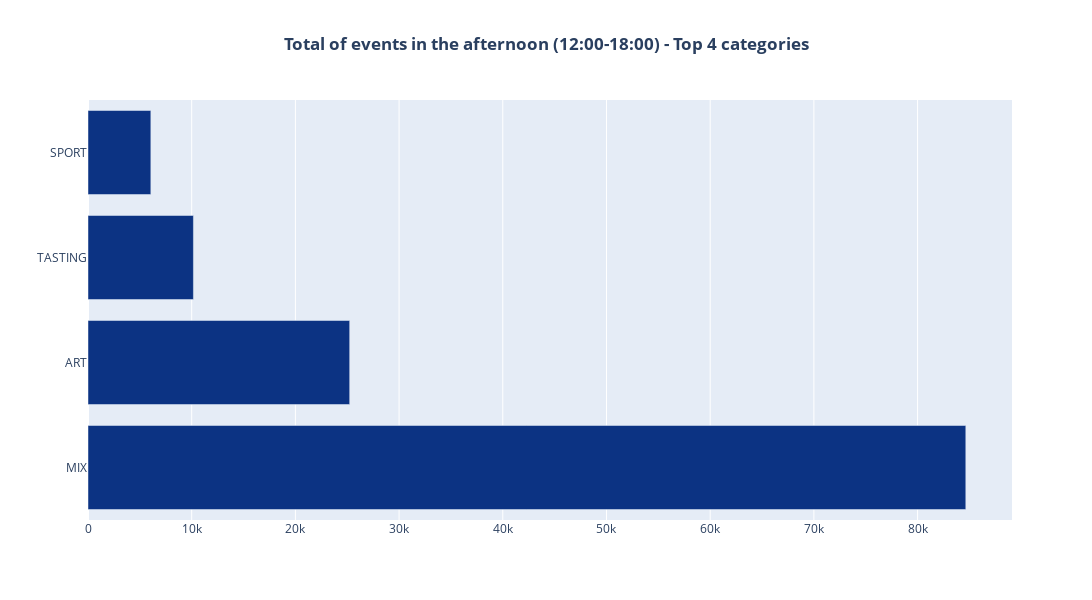

Source (notebook cell):
### Code cell
# TOTAL EVENTOS EN LA FRANJA 'AFTERNOON' (TOP 4 EVENT CATEGORY)

events_afternoon = events[events['time_slot'] == 'afternoon']                                                                   # Filtrar eventos que ocurren en la franja de tarde
event_category_counts = events_afternoon['event_category'].value_counts()                                                       # Contar la cantidad de cada 'event_category' en la franja de tarde
top_categories = event_category_counts.head(4).index                                                                            # Seleccionar las 4 categorías principales
events_afternoon_top_categories = events_afternoon[events_afternoon['event_category'].isin(top_categories)]                     # Filtrar el DataFrame para incluir solo las 4 categorías principales
event_category_counts_top = events_afternoon_top_categories['event_category'].value_counts().sort_values(ascending=False)       # Contar la cantidad de eventos por categoría en las 4 categorías principales

# Crear el gráfico de barras horizontales
fig = px.bar(event_category_counts_top, 
             x=event_category_counts_top.values, 
             y=event_category_counts_top.index, 
             orientation='h',
             title='Total of events in the afternoon (12:00-18:00) - Top 4 categories',
             labels={'x': 'Total of events', 'y': 'Event category'},
             color_discrete_sequence=px.colors.diverging.Portland)


fig.update_layout(width=1200, height=600,                                                                                       # Ajustar el tamaño de la figura
                    title_text='<b>Total of events in the afternoon (12:00-18:00) - Top 4 categories</b>', title_x=0.5,         # Centrar el título y ponerlo en negrita
                    xaxis_title='', yaxis_title='')                                                                             # Ocultar los nombres de los ejes

# Mostrar el gráfico
fig.show()

### Figure 1 — Plotly figure (JSON) as saved in the notebook; plotly's stock layout.template omitted (floating-point values rounded to 4 significant figures)
{"data": [{"alignmentgroup": "True", "hovertemplate": "Total of events=%{x}<br>index=%{y}<extra></extra>", "legendgroup": "", "marker": {"color": "rgb(12,51,131)", "pattern": {"shape": ""}}, "name": "", "offsetgroup": "", "orientation": "h", "showlegend": false, "textposition": "auto", "type": "bar", "x": [84650, 25235, 10165, 6060], "xaxis": "x", "y": ["MIX", "ART", "TASTING", "SPORT"], "yaxis": "y"}], "layout": {"barmode": "relative", "height": 600, "legend": {"tracegroupgap": 0}, "title": {"text": "<b>Total of events in the afternoon (12:00-18:00) - Top 4 categories</b>", "x": 0.5}, "width": 1200, "xaxis": {"anchor": "y", "domain": [0, 1], "title": {"text": ""}}, "yaxis": {"anchor": "x", "domain": [0, 1], "title": {"text": ""}}}}
